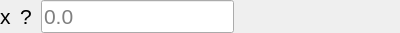
<?xml version="1.0" encoding="UTF-8"?>
<ui version="4.0">
 <class>Form</class>
 <widget class="QWidget" name="Form">
  <property name="geometry">
   <rect>
    <x>0</x>
    <y>0</y>
    <width>400</width>
    <height>31</height>
   </rect>
  </property>
  <property name="windowTitle">
   <string>Form</string>
  </property>
  <layout class="QHBoxLayout" name="horizontalLayout">
   <property name="spacing">
    <number>9</number>
   </property>
   <property name="leftMargin">
    <number>0</number>
   </property>
   <property name="topMargin">
    <number>0</number>
   </property>
   <property name="rightMargin">
    <number>0</number>
   </property>
   <property name="bottomMargin">
    <number>0</number>
   </property>
   <item>
    <widget class="QLabel" name="x_label">
     <property name="font">
      <font>
       <pointsize>16</pointsize>
      </font>
     </property>
     <property name="text">
      <string>x</string>
     </property>
    </widget>
   </item>
   <item>
    <widget class="QLabel" name="comp_symbol_label">
     <property name="font">
      <font>
       <pointsize>16</pointsize>
      </font>
     </property>
     <property name="text">
      <string>?</string>
     </property>
    </widget>
   </item>
   <item>
    <widget class="QLineEdit" name="value_edit">
     <property name="font">
      <font>
       <pointsize>16</pointsize>
      </font>
     </property>
     <property name="text">
      <string/>
     </property>
     <property name="placeholderText">
      <string>0.0</string>
     </property>
    </widget>
   </item>
   <item>
    <spacer name="horizontalSpacer">
     <property name="orientation">
      <enum>Qt::Horizontal</enum>
     </property>
     <property name="sizeHint" stdset="0">
      <size>
       <width>40</width>
       <height>20</height>
      </size>
     </property>
    </spacer>
   </item>
  </layout>
 </widget>
 <resources/>
 <connections/>
</ui>
